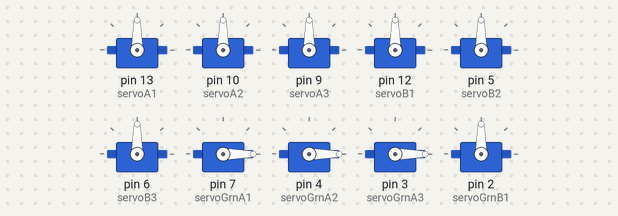
A sketch run on a simulated Arduino Uno, built with avr-gcc and run on an emulated ATmega328P. On the bench: 10 × servo.

Above: at 0.1 s.
At 0.5 s:
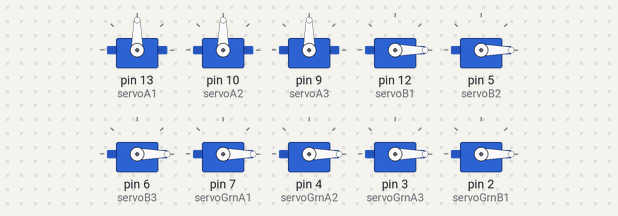
Timing chart, 0 to 2.0 s (numbered marks = the images above):
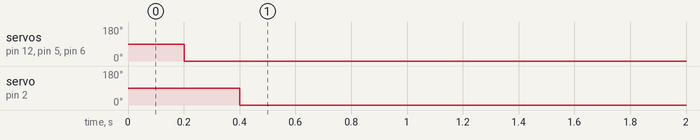

Measured:
- by itself, servo on pin 12 (servoB1), servo on pin 5 (servoB2), servo on pin 6 (servoB3): 90° → 0° at 0.20 s
- by itself, servo on pin 2 (servoGrnB1): 90° → 0° at 0.40 s

The sketch:

ServoTest.ino
```cpp
#include <Servo.h>

Servo servoA1;
Servo servoA2;
Servo servoA3;

Servo servoB1;
Servo servoB2;
Servo servoB3;

Servo servoGrnA1;
Servo servoGrnA2;
Servo servoGrnA3;

Servo servoGrnB1;
Servo servoGrnB2;
Servo servoGrnB3;

int Hhigh = 0;
int SBackwards = 0;
int pause = 200;

void setup() {
  //------------------Servo
  servoA1.attach(13);
  servoA2.attach(10);
  servoA3.attach(9);

  servoB1.attach(12);
  servoB2.attach(5);
  servoB3.attach(6);

  servoGrnA1.attach(7);
  servoGrnA2.attach(4);
  servoGrnA3.attach(3);

  servoGrnB1.attach(6);
  servoGrnB1.attach(5);
  servoGrnB1.attach(2);
}

void loop() {
  servoGrnA1.write(Hhigh); //hoch
  servoGrnA2.write(Hhigh);
  servoGrnA3.write(Hhigh);
  delay(pause);
  servoB1.write(SBackwards);  //Rückwärts
  servoB2.write(SBackwards);
  servoB3.write(SBackwards);
  delay(pause);
  servoGrnB1.write(Hhigh); //hoch
  servoGrnB2.write(Hhigh);
  servoGrnB3.write(Hhigh);
  delay(pause);
  servoGrnB1.write(Hhigh); //hoch
  servoGrnB2.write(Hhigh);
  servoGrnB3.write(Hhigh);
  delay(pause);
}
```
